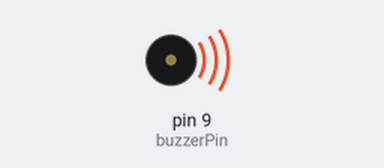
Recording of a sketch running on a simulated Arduino Uno, built with avr-gcc and run on an emulated ATmega328P. Shown: buzzer (waves = sounding).

Above: at 1.2 s.
At 4.8 s:
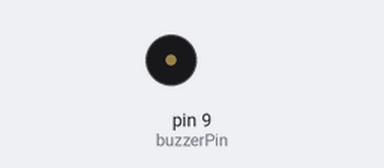
Timing chart, 0 to 5.7 s (numbered marks = the images above):
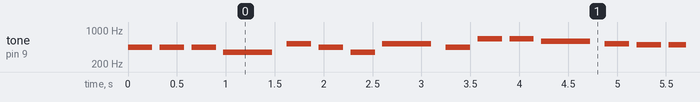

Measured:
- by itself, tone on pin 9 (buzzerPin): plays 440 Hz for 0.25 s, 440 Hz for 0.25 s, 440 Hz for 0.25 s, 349 Hz for 0.50 s, 523 Hz for 0.25 s, 440 Hz for 0.25 s … (326 notes in this stretch)

The sketch:

buzzer_starwars_1.ino
```cpp
// Buzzer'ın bağlı olduğu pin
const int buzzerPin = 9;

// Star Wars müziği notaları
int starWarsMelody[] = {
  440, 440, 440, 349, 523, 440, 349, 523,
  440, 659, 659, 587, 523, 494, 494, 440,
  349, 523, 440, 349, 523, 440
};

// Star Wars müziği zamanlamaları
int starWarsNoteDurations[] = {
  4, 4, 4, 2, 4, 4, 4, 2,
  4, 4, 4, 2, 4, 4, 4, 2,
  4, 4, 4, 2, 4, 4
};

void setup() {
  // Buzzer pinini çıkış olarak ayarla
  pinMode(buzzerPin, OUTPUT);
}

void loop() {
  // Star Wars müziğini çal
  playStarWarsMelody();
}

void playStarWarsMelody() {
  // Müziği notalara ve zamanlamalara göre çal
  for (int i = 0; i < sizeof(starWarsMelody) / sizeof(starWarsMelody[0]); i++) {
    int noteDuration = 1000 / starWarsNoteDurations[i];
    tone(buzzerPin, starWarsMelody[i], noteDuration);
    int pauseBetweenNotes = noteDuration * 1.30;
    delay(pauseBetweenNotes);
    noTone(buzzerPin);
  }
}
```
